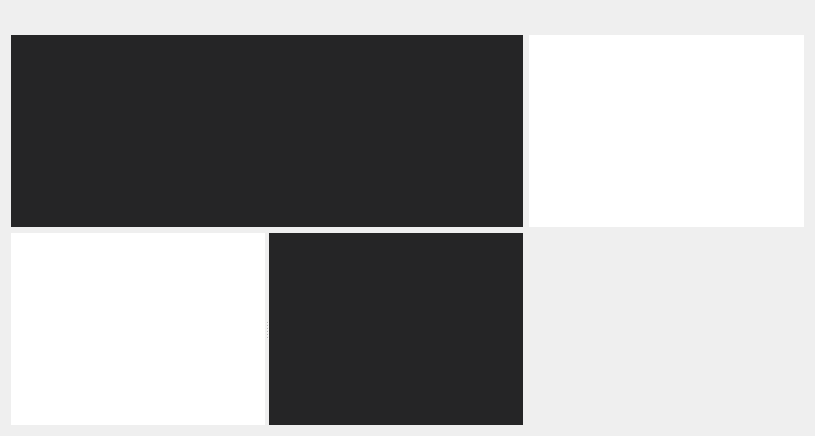
  <widget class="QWidget" name="centralwidget">
   <layout class="QGridLayout" name="gridLayout">
    <item row="2" column="0">
     <widget class="QSplitter" name="fileExplorerSplitter">
      <property name="orientation">
       <enum>Qt::Horizontal</enum>
      </property>
      <widget class="QTreeView" name="folderView">
       <property name="focusPolicy">
        <enum>Qt::ClickFocus</enum>
       </property>
       <property name="frameShape">
        <enum>QFrame::NoFrame</enum>
       </property>
      </widget>
      <widget class="QTreeView" name="fileView">
       <property name="minimumSize">
        <size>
         <width>0</width>
         <height>0</height>
        </size>
       </property>
       <property name="palette">
        <palette>
         <active>
          <colorrole role="WindowText">
           <brush brushstyle="SolidPattern">
            <color alpha="255">
             <red>204</red>
             <green>204</green>
             <blue>204</blue>
            </color>
           </brush>
          </colorrole>
          <colorrole role="Button">
           <brush brushstyle="SolidPattern">
            <color alpha="255">
             <red>37</red>
             <green>37</green>
             <blue>38</blue>
            </color>
           </brush>
          </colorrole>
          <colorrole role="Text">
           <brush brushstyle="SolidPattern">
            <color alpha="255">
             <red>204</red>
             <green>204</green>
             <blue>204</blue>
            </color>
           </brush>
          </colorrole>
          <colorrole role="ButtonText">
           <brush brushstyle="SolidPattern">
            <color alpha="255">
             <red>204</red>
             <green>204</green>
             <blue>204</blue>
            </color>
           </brush>
          </colorrole>
          <colorrole role="Base">
           <brush brushstyle="SolidPattern">
            <color alpha="255">
             <red>37</red>
             <green>37</green>
             <blue>38</blue>
            </color>
           </brush>
          </colorrole>
          <colorrole role="Window">
           <brush brushstyle="SolidPattern">
            <color alpha="255">
             <red>37</red>
             <green>37</green>
             <blue>38</blue>
            </color>
           </brush>
          </colorrole>
          <colorrole role="AlternateBase">
           <brush brushstyle="SolidPattern">
            <color alpha="255">
             <red>66</red>
             <green>66</green>
             <blue>66</blue>
            </color>
           </brush>
          </colorrole>
          <colorrole role="ToolTipText">
           <brush brushstyle="SolidPattern">
            <color alpha="255">
             <red>52</red>
             <green>52</green>
             <blue>52</blue>
            </color>
           </brush>
          </colorrole>
          <colorrole role="PlaceholderText">
           <brush brushstyle="NoBrush">
            <color alpha="128">
             <red>204</red>
             <green>204</green>
             <blue>204</blue>
            </color>
           </brush>
          </colorrole>
         </active>
         <inactive>
          <colorrole role="WindowText">
           <brush brushstyle="SolidPattern">
            <color alpha="255">
             <red>204</red>
             <green>204</green>
             <blue>204</blue>
            </color>
           </brush>
          </colorrole>
          <colorrole role="Button">
           <brush brushstyle="SolidPattern">
            <color alpha="255">
             <red>37</red>
             <green>37</green>
             <blue>38</blue>
            </color>
           </brush>
          </colorrole>
          <colorrole role="Text">
           <brush brushstyle="SolidPattern">
            <color alpha="255">
             <red>204</red>
             <green>204</green>
             <blue>204</blue>
            </color>
           </brush>
          </colorrole>
          <colorrole role="ButtonText">
           <brush brushstyle="SolidPattern">
            <color alpha="255">
             <red>204</red>
             <green>204</green>
             <blue>204</blue>
            </color>
           </brush>
          </colorrole>
          <colorrole role="Base">
           <brush brushstyle="SolidPattern">
            <color alpha="255">
             <red>37</red>
             <green>37</green>
             <blue>38</blue>
            </color>
           </brush>
          </colorrole>
          <colorrole role="Window">
           <brush brushstyle="SolidPattern">
            <color alpha="255">
             <red>37</red>
             <green>37</green>
             <blue>38</blue>
            </color>
           </brush>
          </colorrole>
          <colorrole role="AlternateBase">
           <brush brushstyle="SolidPattern">
            <color alpha="255">
             <red>66</red>
             <green>66</green>
             <blue>66</blue>
            </color>
           </brush>
          </colorrole>
          <colorrole role="ToolTipText">
           <brush brushstyle="SolidPattern">
            <color alpha="255">
             <red>52</red>
             <green>52</green>
             <blue>52</blue>
            </color>
           </brush>
          </colorrole>
          <colorrole role="PlaceholderText">
           <brush brushstyle="NoBrush">
            <color alpha="128">
             <red>204</red>
             <green>204</green>
             <blue>204</blue>
            </color>
           </brush>
          </colorrole>
         </inactive>
         <disabled>
          <colorrole role="WindowText">
           <brush brushstyle="SolidPattern">
            <color alpha="255">
             <red>204</red>
             <green>204</green>
             <blue>204</blue>
            </color>
           </brush>
          </colorrole>
          <colorrole role="Button">
           <brush brushstyle="SolidPattern">
            <color alpha="255">
             <red>37</red>
             <green>37</green>
             <blue>38</blue>
            </color>
           </brush>
          </colorrole>
          <colorrole role="Text">
           <brush brushstyle="SolidPattern">
            <color alpha="255">
             <red>204</red>
             <green>204</green>
             <blue>204</blue>
            </color>
           </brush>
          </colorrole>
          <colorrole role="ButtonText">
           <brush brushstyle="SolidPattern">
            <color alpha="255">
             <red>204</red>
             <green>204</green>
             <blue>204</blue>
            </color>
           </brush>
          </colorrole>
          <colorrole role="Base">
           <brush brushstyle="SolidPattern">
            <color alpha="255">
             <red>37</red>
             <green>37</green>
             <blue>38</blue>
            </color>
           </brush>
          </colorrole>
          <colorrole role="Window">
           <brush brushstyle="SolidPattern">
            <color alpha="255">
             <red>37</red>
             <green>37</green>
             <blue>38</blue>
            </color>
           </brush>
          </colorrole>
          <colorrole role="AlternateBase">
           <brush brushstyle="SolidPattern">
            <color alpha="255">
             <red>66</red>
             <green>66</green>
             <blue>66</blue>
            </color>
           </brush>
          </colorrole>
          <colorrole role="ToolTipText">
           <brush brushstyle="SolidPattern">
            <color alpha="255">
             <red>52</red>
             <green>52</green>
             <blue>52</blue>
            </color>
           </brush>
          </colorrole>
          <colorrole role="PlaceholderText">
           <brush brushstyle="NoBrush">
            <color alpha="128">
             <red>204</red>
             <green>204</green>
             <blue>204</blue>
            </color>
           </brush>
          </colorrole>
         </disabled>
        </palette>
       </property>
       <property name="focusPolicy">
        <enum>Qt::ClickFocus</enum>
       </property>
       <property name="frameShape">
        <enum>QFrame::NoFrame</enum>
       </property>
      </widget>
     </widget>
    </item>
    <item row="0" column="0">
     <widget class="QSplitter" name="splitter">
      <property name="orientation">
       <enum>Qt::Horizontal</enum>
      </property>
      <widget class="QFrame" name="mainFrame">
       <property name="frameShape">
        <enum>QFrame::NoFrame</enum>
       </property>
       <property name="frameShadow">
        <enum>QFrame::Plain</enum>
       </property>
       <layout class="QHBoxLayout" name="horizontalLayout">
        <item>
         <widget class="QSplitter" name="mainFrameSplitter">
          <property name="palette">
           <palette>
            <active>
             <colorrole role="WindowText">
              <brush brushstyle="SolidPattern">
               <color alpha="255">
                <red>204</red>
                <green>204</green>
                <blue>204</blue>
               </color>
              </brush>
             </colorrole>
             <colorrole role="Button">
              <brush brushstyle="SolidPattern">
               <color alpha="255">
                <red>37</red>
                <green>37</green>
                <blue>38</blue>
               </color>
              </brush>
             </colorrole>
             <colorrole role="Light">
              <brush brushstyle="SolidPattern">
               <color alpha="255">
                <red>108</red>
                <green>108</green>
                <blue>108</blue>
               </color>
              </brush>
             </colorrole>
             <colorrole role="Midlight">
              <brush brushstyle="SolidPattern">
               <color alpha="255">
                <red>90</red>
                <green>90</green>
                <blue>90</blue>
               </color>
              </brush>
             </colorrole>
             <colorrole role="Dark">
              <brush brushstyle="SolidPattern">
               <color alpha="255">
                <red>36</red>
                <green>36</green>
                <blue>36</blue>
               </color>
              </brush>
             </colorrole>
             <colorrole role="Mid">
              <brush brushstyle="SolidPattern">
               <color alpha="255">
                <red>48</red>
                <green>48</green>
                <blue>48</blue>
               </color>
              </brush>
             </colorrole>
             <colorrole role="Text">
              <brush brushstyle="SolidPattern">
               <color alpha="255">
                <red>204</red>
                <green>204</green>
                <blue>204</blue>
               </color>
              </brush>
             </colorrole>
             <colorrole role="BrightText">
              <brush brushstyle="SolidPattern">
               <color alpha="255">
                <red>255</red>
                <green>255</green>
                <blue>255</blue>
               </color>
              </brush>
             </colorrole>
             <colorrole role="ButtonText">
              <brush brushstyle="SolidPattern">
               <color alpha="255">
                <red>204</red>
                <green>204</green>
                <blue>204</blue>
               </color>
              </brush>
             </colorrole>
             <colorrole role="Base">
              <brush brushstyle="SolidPattern">
               <color alpha="255">
                <red>37</red>
                <green>37</green>
                <blue>38</blue>
               </color>
              </brush>
             </colorrole>
             <colorrole role="Window">
              <brush brushstyle="SolidPattern">
               <color alpha="255">
                <red>37</red>
                <green>37</green>
                <blue>38</blue>
               </color>
              </brush>
             </colorrole>
             <colorrole role="Shadow">
              <brush brushstyle="SolidPattern">
               <color alpha="255">
                <red>0</red>
                <green>0</green>
                <blue>0</blue>
               </color>
              </brush>
             </colorrole>
             <colorrole role="AlternateBase">
              <brush brushstyle="SolidPattern">
               <color alpha="255">
                <red>36</red>
                <green>36</green>
                <blue>36</blue>
               </color>
              </brush>
             </colorrole>
             <colorrole role="ToolTipBase">
              <brush brushstyle="SolidPattern">
               <color alpha="255">
                <red>255</red>
                <green>255</green>
                <blue>220</blue>
               </color>
              </brush>
             </colorrole>
             <colorrole role="ToolTipText">
              <brush brushstyle="SolidPattern">
               <color alpha="255">
                <red>0</red>
                <green>0</green>
                <blue>0</blue>
               </color>
              </brush>
             </colorrole>
             <colorrole role="PlaceholderText">
              <brush brushstyle="SolidPattern">
               <color alpha="128">
                <red>255</red>
                <green>255</green>
                <blue>255</blue>
               </color>
              </brush>
             </colorrole>
            </active>
            <inactive>
             <colorrole role="WindowText">
              <brush brushstyle="SolidPattern">
               <color alpha="255">
                <red>204</red>
                <green>204</green>
                <blue>204</blue>
               </color>
              </brush>
             </colorrole>
             <colorrole role="Button">
              <brush brushstyle="SolidPattern">
               <color alpha="255">
                <red>37</red>
                <green>37</green>
                <blue>38</blue>
               </color>
              </brush>
             </colorrole>
             <colorrole role="Light">
              <brush brushstyle="SolidPattern">
               <color alpha="255">
                <red>108</red>
                <green>108</green>
                <blue>108</blue>
               </color>
              </brush>
             </colorrole>
             <colorrole role="Midlight">
              <brush brushstyle="SolidPattern">
               <color alpha="255">
                <red>90</red>
                <green>90</green>
                <blue>90</blue>
               </color>
              </brush>
             </colorrole>
             <colorrole role="Dark">
              <brush brushstyle="SolidPattern">
               <color alpha="255">
                <red>36</red>
                <green>36</green>
                <blue>36</blue>
               </color>
              </brush>
             </colorrole>
             <colorrole role="Mid">
              <brush brushstyle="SolidPattern">
               <color alpha="255">
                <red>48</red>
                <green>48</green>
                <blue>48</blue>
               </color>
              </brush>
             </colorrole>
             <colorrole role="Text">
              <brush brushstyle="SolidPattern">
               <color alpha="255">
                <red>204</red>
                <green>204</green>
                <blue>204</blue>
               </color>
              </brush>
             </colorrole>
             <colorrole role="BrightText">
              <brush brushstyle="SolidPattern">
               <color alpha="255">
                <red>255</red>
                <green>255</green>
                <blue>255</blue>
               </color>
              </brush>
             </colorrole>
             <colorrole role="ButtonText">
              <brush brushstyle="SolidPattern">
               <color alpha="255">
                <red>204</red>
                <green>204</green>
                <blue>204</blue>
               </color>
              </brush>
             </colorrole>
             <colorrole role="Base">
              <brush brushstyle="SolidPattern">
               <color alpha="255">
                <red>37</red>
                <green>37</green>
                <blue>38</blue>
               </color>
              </brush>
             </colorrole>
             <colorrole role="Window">
              <brush brushstyle="SolidPattern">
               <color alpha="255">
                <red>37</red>
                <green>37</green>
                <blue>38</blue>
               </color>
              </brush>
             </colorrole>
             <colorrole role="Shadow">
              <brush brushstyle="SolidPattern">
               <color alpha="255">
                <red>0</red>
                <green>0</green>
                <blue>0</blue>
               </color>
              </brush>
             </colorrole>
             <colorrole role="AlternateBase">
              <brush brushstyle="SolidPattern">
               <color alpha="255">
                <red>36</red>
                <green>36</green>
                <blue>36</blue>
               </color>
              </brush>
             </colorrole>
             <colorrole role="ToolTipBase">
              <brush brushstyle="SolidPattern">
               <color alpha="255">
                <red>255</red>
                <green>255</green>
                <blue>220</blue>
               </color>
              </brush>
             </colorrole>
             <colorrole role="ToolTipText">
              <brush brushstyle="SolidPattern">
               <color alpha="255">
                <red>0</red>
                <green>0</green>
                <blue>0</blue>
               </color>
              </brush>
             </colorrole>
             <colorrole role="PlaceholderText">
              <brush brushstyle="SolidPattern">
               <color alpha="128">
                <red>255</red>
                <green>255</green>
                <blue>255</blue>
               </color>
              </brush>
             </colorrole>
            </inactive>
            <disabled>
             <colorrole role="WindowText">
              <brush brushstyle="SolidPattern">
               <color alpha="255">
                <red>204</red>
                <green>204</green>
                <blue>204</blue>
               </color>
              </brush>
             </colorrole>
             <colorrole role="Button">
              <brush brushstyle="SolidPattern">
               <color alpha="255">
                <red>37</red>
                <green>37</green>
                <blue>38</blue>
               </color>
              </brush>
             </colorrole>
             <colorrole role="Light">
              <brush brushstyle="SolidPattern">
               <color alpha="255">
                <red>108</red>
                <green>108</green>
                <blue>108</blue>
               </color>
              </brush>
             </colorrole>
             <colorrole role="Midlight">
              <brush brushstyle="SolidPattern">
               <color alpha="255">
                <red>90</red>
                <green>90</green>
                <blue>90</blue>
               </color>
              </brush>
             </colorrole>
             <colorrole role="Dark">
              <brush brushstyle="SolidPattern">
               <color alpha="255">
                <red>36</red>
                <green>36</green>
                <blue>36</blue>
               </color>
              </brush>
             </colorrole>
             <colorrole role="Mid">
              <brush brushstyle="SolidPattern">
               <color alpha="255">
                <red>48</red>
                <green>48</green>
                <blue>48</blue>
               </color>
              </brush>
             </colorrole>
             <colorrole role="Text">
              <brush brushstyle="SolidPattern">
               <color alpha="255">
                <red>204</red>
                <green>204</green>
                <blue>204</blue>
               </color>
              </brush>
             </colorrole>
             <colorrole role="BrightText">
              <brush brushstyle="SolidPattern">
               <color alpha="255">
                <red>255</red>
                <green>255</green>
                <blue>255</blue>
               </color>
              </brush>
             </colorrole>
             <colorrole role="ButtonText">
              <brush brushstyle="SolidPattern">
               <color alpha="255">
                <red>204</red>
                <green>204</green>
                <blue>204</blue>
               </color>
              </brush>
             </colorrole>
             <colorrole role="Base">
              <brush brushstyle="SolidPattern">
               <color alpha="255">
                <red>37</red>
                <green>37</green>
                <blue>38</blue>
               </color>
              </brush>
             </colorrole>
             <colorrole role="Window">
              <brush brushstyle="SolidPattern">
               <color alpha="255">
                <red>37</red>
                <green>37</green>
                <blue>38</blue>
               </color>
              </brush>
             </colorrole>
             <colorrole role="Shadow">
              <brush brushstyle="SolidPattern">
               <color alpha="255">
                <red>0</red>
                <green>0</green>
                <blue>0</blue>
               </color>
              </brush>
             </colorrole>
             <colorrole role="AlternateBase">
              <brush brushstyle="SolidPattern">
               <color alpha="255">
                <red>72</red>
                <green>72</green>
                <blue>72</blue>
               </color>
              </brush>
             </colorrole>
             <colorrole role="ToolTipBase">
              <brush brushstyle="SolidPattern">
               <color alpha="255">
                <red>255</red>
                <green>255</green>
                <blue>220</blue>
               </color>
              </brush>
             </colorrole>
             <colorrole role="ToolTipText">
              <brush brushstyle="SolidPattern">
               <color alpha="255">
                <red>0</red>
                <green>0</green>
                <blue>0</blue>
               </color>
              </brush>
             </colorrole>
             <colorrole role="PlaceholderText">
              <brush brushstyle="SolidPattern">
               <color alpha="128">
                <red>255</red>
                <green>255</green>
                <blue>255</blue>
               </color>
              </brush>
             </colorrole>
            </disabled>
           </palette>
          </property>
          <property name="orientation">
           <enum>Qt::Vertical</enum>
          </property>
         </widget>
        </item>
       </layout>
      </widget>
     </widget>
    </item>
    <item row="1" column="1">
     <widget class="QTreeWidget" name="inspector">
      <property name="minimumSize">
       <size>
        <width>275</width>
        <height>0</height>
       </size>
      </property>
      <property name="frameShape">
       <enum>QFrame::NoFrame</enum>
      </property>
      <property name="frameShadow">
       <enum>QFrame::Plain</enum>
      </property>
      <attribute name="headerVisible">
       <bool>false</bool>
      </attribute>
      <column>
       <property name="text">
        <string notr="true">1</string>
       </property>
      </column>
     </widget>
    </item>
    <item row="1" column="0">
     <widget class="QTreeView" name="hierarchyView">
      <property name="enabled">
       <bool>true</bool>
      </property>
      <property name="palette">
       <palette>
        <active>
         <colorrole role="WindowText">
          <brush brushstyle="SolidPattern">
           <color alpha="255">
            <red>204</red>
            <green>204</green>
            <blue>204</blue>
           </color>
          </brush>
         </colorrole>
         <colorrole role="Button">
          <brush brushstyle="SolidPattern">
           <color alpha="255">
            <red>37</red>
            <green>37</green>
            <blue>38</blue>
           </color>
          </brush>
         </colorrole>
         <colorrole role="Text">
          <brush brushstyle="SolidPattern">
           <color alpha="255">
            <red>204</red>
            <green>204</green>
            <blue>204</blue>
           </color>
          </brush>
         </colorrole>
         <colorrole role="ButtonText">
          <brush brushstyle="SolidPattern">
           <color alpha="255">
            <red>204</red>
            <green>204</green>
            <blue>204</blue>
           </color>
          </brush>
         </colorrole>
         <colorrole role="Base">
          <brush brushstyle="SolidPattern">
           <color alpha="255">
            <red>37</red>
            <green>37</green>
            <blue>38</blue>
           </color>
          </brush>
         </colorrole>
         <colorrole role="Window">
          <brush brushstyle="SolidPattern">
           <color alpha="255">
            <red>37</red>
            <green>37</green>
            <blue>38</blue>
           </color>
          </brush>
         </colorrole>
         <colorrole role="AlternateBase">
          <brush brushstyle="SolidPattern">
           <color alpha="255">
            <red>51</red>
            <green>51</green>
            <blue>51</blue>
           </color>
          </brush>
         </colorrole>
         <colorrole role="PlaceholderText">
          <brush brushstyle="NoBrush">
           <color alpha="128">
            <red>204</red>
            <green>204</green>
            <blue>204</blue>
           </color>
          </brush>
         </colorrole>
        </active>
        <inactive>
         <colorrole role="WindowText">
          <brush brushstyle="SolidPattern">
           <color alpha="255">
            <red>204</red>
            <green>204</green>
            <blue>204</blue>
           </color>
          </brush>
         </colorrole>
         <colorrole role="Button">
          <brush brushstyle="SolidPattern">
           <color alpha="255">
            <red>37</red>
            <green>37</green>
            <blue>38</blue>
           </color>
          </brush>
         </colorrole>
         <colorrole role="Text">
          <brush brushstyle="SolidPattern">
           <color alpha="255">
            <red>204</red>
            <green>204</green>
            <blue>204</blue>
           </color>
          </brush>
         </colorrole>
         <colorrole role="ButtonText">
          <brush brushstyle="SolidPattern">
           <color alpha="255">
            <red>204</red>
            <green>204</green>
            <blue>204</blue>
           </color>
          </brush>
         </colorrole>
         <colorrole role="Base">
          <brush brushstyle="SolidPattern">
           <color alpha="255">
            <red>37</red>
            <green>37</green>
            <blue>38</blue>
           </color>
          </brush>
         </colorrole>
         <colorrole role="Window">
          <brush brushstyle="SolidPattern">
           <color alpha="255">
            <red>37</red>
            <green>37</green>
            <blue>38</blue>
           </color>
          </brush>
         </colorrole>
         <colorrole role="AlternateBase">
          <brush brushstyle="SolidPattern">
           <color alpha="255">
            <red>56</red>
            <green>56</green>
            <blue>56</blue>
           </color>
          </brush>
         </colorrole>
         <colorrole role="PlaceholderText">
          <brush brushstyle="NoBrush">
           <color alpha="128">
            <red>204</red>
            <green>204</green>
            <blue>204</blue>
           </color>
          </brush>
         </colorrole>
        </inactive>
        <disabled>
         <colorrole role="WindowText">
          <brush brushstyle="SolidPattern">
           <color alpha="255">
            <red>204</red>
            <green>204</green>
            <blue>204</blue>
           </color>
          </brush>
         </colorrole>
         <colorrole role="Button">
          <brush brushstyle="SolidPattern">
           <color alpha="255">
            <red>37</red>
            <green>37</green>
            <blue>38</blue>
           </color>
          </brush>
         </colorrole>
         <colorrole role="Text">
          <brush brushstyle="SolidPattern">
           <color alpha="255">
            <red>204</red>
            <green>204</green>
            <blue>204</blue>
           </color>
          </brush>
         </colorrole>
         <colorrole role="ButtonText">
          <brush brushstyle="SolidPattern">
           <color alpha="255">
            <red>204</red>
            <green>204</green>
            <blue>204</blue>
           </color>
          </brush>
         </colorrole>
         <colorrole role="Base">
          <brush brushstyle="SolidPattern">
           <color alpha="255">
            <red>37</red>
            <green>37</green>
            <blue>38</blue>
           </color>
          </brush>
         </colorrole>
         <colorrole role="Window">
          <brush brushstyle="SolidPattern">
           <color alpha="255">
            <red>37</red>
            <green>37</green>
            <blue>38</blue>
           </color>
          </brush>
         </colorrole>
         <colorrole role="AlternateBase">
          <brush brushstyle="SolidPattern">
           <color alpha="255">
            <red>56</red>
            <green>56</green>
            <blue>56</blue>
           </color>
          </brush>
         </colorrole>
         <colorrole role="PlaceholderText">
          <brush brushstyle="NoBrush">
           <color alpha="128">
            <red>204</red>
            <green>204</green>
            <blue>204</blue>
           </color>
          </brush>
         </colorrole>
        </disabled>
       </palette>
      </property>
      <property name="focusPolicy">
       <enum>Qt::NoFocus</enum>
      </property>
      <property name="frameShape">
       <enum>QFrame::NoFrame</enum>
      </property>
      <property name="frameShadow">
       <enum>QFrame::Plain</enum>
      </property>
      <property name="dragDropMode">
       <enum>QAbstractItemView::NoDragDrop</enum>
      </property>
      <property name="sortingEnabled">
       <bool>true</bool>
      </property>
      <attribute name="headerVisible">
       <bool>true</bool>
      </attribute>
     </widget>
    </item>
   </layout>
  </widget>
